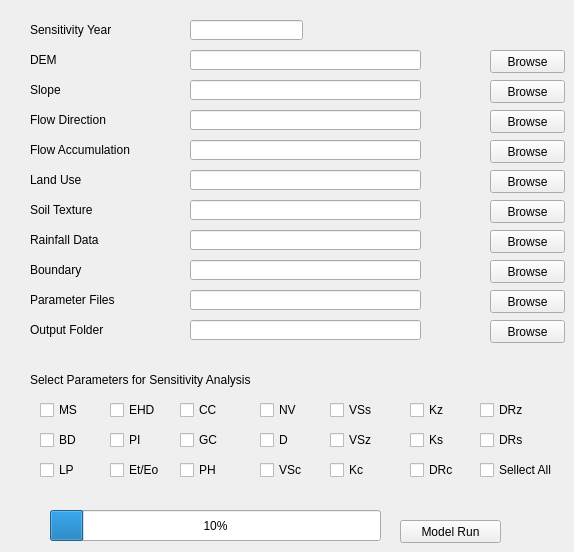
         <widget class="QWidget" name="Sensitivity">
          <attribute name="title">
           <string>Sensitivity</string>
          </attribute>
          <widget class="QLabel" name="LB_SA_1">
           <property name="geometry">
            <rect>
             <x>30</x>
             <y>50</y>
             <width>71</width>
             <height>20</height>
            </rect>
           </property>
           <property name="text">
            <string>DEM</string>
           </property>
          </widget>
          <widget class="QLabel" name="LB_SA_0">
           <property name="geometry">
            <rect>
             <x>30</x>
             <y>20</y>
             <width>141</width>
             <height>20</height>
            </rect>
           </property>
           <property name="text">
            <string>Sensitivity Year</string>
           </property>
          </widget>
          <widget class="QPushButton" name="PB_SA_MR">
           <property name="geometry">
            <rect>
             <x>400</x>
             <y>520</y>
             <width>101</width>
             <height>23</height>
            </rect>
           </property>
           <property name="text">
            <string>Model Run</string>
           </property>
          </widget>
          <widget class="QPushButton" name="PB_SA_2">
           <property name="geometry">
            <rect>
             <x>490</x>
             <y>80</y>
             <width>75</width>
             <height>23</height>
            </rect>
           </property>
           <property name="text">
            <string>Browse</string>
           </property>
          </widget>
          <widget class="QLineEdit" name="LE_SA_0">
           <property name="geometry">
            <rect>
             <x>190</x>
             <y>20</y>
             <width>113</width>
             <height>20</height>
            </rect>
           </property>
          </widget>
          <widget class="QLabel" name="LB_SA_2">
           <property name="geometry">
            <rect>
             <x>30</x>
             <y>80</y>
             <width>81</width>
             <height>20</height>
            </rect>
           </property>
           <property name="text">
            <string>Slope</string>
           </property>
          </widget>
          <widget class="QPushButton" name="PB_SA_1">
           <property name="geometry">
            <rect>
             <x>490</x>
             <y>50</y>
             <width>75</width>
             <height>23</height>
            </rect>
           </property>
           <property name="text">
            <string>Browse</string>
           </property>
          </widget>
          <widget class="QProgressBar" name="PG_SA">
           <property name="geometry">
            <rect>
             <x>50</x>
             <y>510</y>
             <width>331</width>
             <height>31</height>
            </rect>
           </property>
           <property name="value">
            <number>10</number>
           </property>
          </widget>
          <widget class="QLabel" name="LB_SA_11">
           <property name="geometry">
            <rect>
             <x>30</x>
             <y>370</y>
             <width>321</width>
             <height>20</height>
            </rect>
           </property>
           <property name="text">
            <string>Select Parameters for Sensitivity Analysis</string>
           </property>
          </widget>
          <widget class="QCheckBox" name="RB_SA_MS">
           <property name="geometry">
            <rect>
             <x>40</x>
             <y>400</y>
             <width>51</width>
             <height>20</height>
            </rect>
           </property>
           <property name="toolTip">
            <string>&lt;html&gt;&lt;head/&gt;&lt;body&gt;&lt;p&gt;Soil Moisture&lt;/p&gt;&lt;/body&gt;&lt;/html&gt;</string>
           </property>
           <property name="whatsThis">
            <string>&lt;html&gt;&lt;head/&gt;&lt;body&gt;&lt;p&gt;&lt;br/&gt;&lt;/p&gt;&lt;/body&gt;&lt;/html&gt;</string>
           </property>
           <property name="text">
            <string>MS</string>
           </property>
          </widget>
          <widget class="QCheckBox" name="RB_SA_BD">
           <property name="geometry">
            <rect>
             <x>40</x>
             <y>430</y>
             <width>61</width>
             <height>20</height>
            </rect>
           </property>
           <property name="toolTip">
            <string>&lt;html&gt;&lt;head/&gt;&lt;body&gt;&lt;p&gt;Bulk Density&lt;/p&gt;&lt;/body&gt;&lt;/html&gt;</string>
           </property>
           <property name="whatsThis">
            <string>&lt;html&gt;&lt;head/&gt;&lt;body&gt;&lt;p&gt;&lt;br/&gt;&lt;/p&gt;&lt;/body&gt;&lt;/html&gt;</string>
           </property>
           <property name="text">
            <string>BD</string>
           </property>
          </widget>
          <widget class="QCheckBox" name="RB_SA_LP">
           <property name="geometry">
            <rect>
             <x>40</x>
             <y>460</y>
             <width>51</width>
             <height>20</height>
            </rect>
           </property>
           <property name="toolTip">
            <string>&lt;html&gt;&lt;head/&gt;&lt;body&gt;&lt;p&gt;Lateral Permeability&lt;/p&gt;&lt;/body&gt;&lt;/html&gt;</string>
           </property>
           <property name="text">
            <string>LP</string>
           </property>
          </widget>
          <widget class="QCheckBox" name="RB_SA_EHD">
           <property name="geometry">
            <rect>
             <x>110</x>
             <y>400</y>
             <width>51</width>
             <height>20</height>
            </rect>
           </property>
           <property name="toolTip">
            <string>&lt;html&gt;&lt;head/&gt;&lt;body&gt;&lt;p&gt;Effective Hydraulic Depth&lt;/p&gt;&lt;/body&gt;&lt;/html&gt;</string>
           </property>
           <property name="text">
            <string>EHD</string>
           </property>
          </widget>
          <widget class="QCheckBox" name="RB_SA_PI">
           <property name="geometry">
            <rect>
             <x>110</x>
             <y>430</y>
             <width>51</width>
             <height>20</height>
            </rect>
           </property>
           <property name="toolTip">
            <string>&lt;html&gt;&lt;head/&gt;&lt;body&gt;&lt;p&gt;Permanent Interception&lt;/p&gt;&lt;/body&gt;&lt;/html&gt;</string>
           </property>
           <property name="text">
            <string>PI</string>
           </property>
          </widget>
          <widget class="QCheckBox" name="RB_SA_ETO">
           <property name="geometry">
            <rect>
             <x>110</x>
             <y>460</y>
             <width>51</width>
             <height>20</height>
            </rect>
           </property>
           <property name="toolTip">
            <string>&lt;html&gt;&lt;head/&gt;&lt;body&gt;&lt;p&gt;Ratio of actual to potential evapotranspiration&lt;/p&gt;&lt;/body&gt;&lt;/html&gt;</string>
           </property>
           <property name="text">
            <string>Et/Eo</string>
           </property>
          </widget>
          <widget class="QCheckBox" name="RB_SA_NV">
           <property name="geometry">
            <rect>
             <x>260</x>
             <y>400</y>
             <width>51</width>
             <height>20</height>
            </rect>
           </property>
           <property name="toolTip">
            <string>&lt;html&gt;&lt;head/&gt;&lt;body&gt;&lt;p&gt;Number of Stems per unit Area&lt;/p&gt;&lt;/body&gt;&lt;/html&gt;</string>
           </property>
           <property name="text">
            <string>NV</string>
           </property>
          </widget>
          <widget class="QCheckBox" name="RB_SA_D">
           <property name="geometry">
            <rect>
             <x>260</x>
             <y>430</y>
             <width>51</width>
             <height>20</height>
            </rect>
           </property>
           <property name="toolTip">
            <string>&lt;html&gt;&lt;head/&gt;&lt;body&gt;&lt;p&gt;Average plant diameter&lt;/p&gt;&lt;/body&gt;&lt;/html&gt;</string>
           </property>
           <property name="text">
            <string>D</string>
           </property>
          </widget>
          <widget class="QCheckBox" name="RB_SA_VSc">
           <property name="geometry">
            <rect>
             <x>260</x>
             <y>460</y>
             <width>51</width>
             <height>20</height>
            </rect>
           </property>
           <property name="toolTip">
            <string>&lt;html&gt;&lt;head/&gt;&lt;body&gt;&lt;p&gt;Setling velocity of clay&lt;/p&gt;&lt;/body&gt;&lt;/html&gt;</string>
           </property>
           <property name="text">
            <string>VSc</string>
           </property>
          </widget>
          <widget class="QCheckBox" name="RB_SA_GC">
           <property name="geometry">
            <rect>
             <x>180</x>
             <y>430</y>
             <width>61</width>
             <height>20</height>
            </rect>
           </property>
           <property name="toolTip">
            <string>&lt;html&gt;&lt;head/&gt;&lt;body&gt;&lt;p&gt;Ground Cover&lt;/p&gt;&lt;/body&gt;&lt;/html&gt;</string>
           </property>
           <property name="text">
            <string>GC</string>
           </property>
          </widget>
          <widget class="QCheckBox" name="RB_SA_PH">
           <property name="geometry">
            <rect>
             <x>180</x>
             <y>460</y>
             <width>71</width>
             <height>20</height>
            </rect>
           </property>
           <property name="toolTip">
            <string>&lt;html&gt;&lt;head/&gt;&lt;body&gt;&lt;p&gt;Plant Height&lt;/p&gt;&lt;/body&gt;&lt;/html&gt;</string>
           </property>
           <property name="text">
            <string>PH</string>
           </property>
          </widget>
          <widget class="QCheckBox" name="RB_SA_CC">
           <property name="geometry">
            <rect>
             <x>180</x>
             <y>400</y>
             <width>51</width>
             <height>20</height>
            </rect>
           </property>
           <property name="toolTip">
            <string>&lt;html&gt;&lt;head/&gt;&lt;body&gt;&lt;p&gt;Canopy Cover&lt;/p&gt;&lt;/body&gt;&lt;/html&gt;</string>
           </property>
           <property name="text">
            <string>CC</string>
           </property>
          </widget>
          <widget class="QCheckBox" name="RB_SA_Kc">
           <property name="geometry">
            <rect>
             <x>330</x>
             <y>460</y>
             <width>51</width>
             <height>20</height>
            </rect>
           </property>
           <property name="toolTip">
            <string>&lt;html&gt;&lt;head/&gt;&lt;body&gt;&lt;p&gt;Soil Detachability due to Raindrop for clay&lt;/p&gt;&lt;/body&gt;&lt;/html&gt;</string>
           </property>
           <property name="text">
            <string>Kc</string>
           </property>
          </widget>
          <widget class="QCheckBox" name="RB_SA_VSs">
           <property name="geometry">
            <rect>
             <x>330</x>
             <y>400</y>
             <width>61</width>
             <height>20</height>
            </rect>
           </property>
           <property name="toolTip">
            <string>&lt;html&gt;&lt;head/&gt;&lt;body&gt;&lt;p&gt;Setling velocity of sand&lt;/p&gt;&lt;/body&gt;&lt;/html&gt;</string>
           </property>
           <property name="text">
            <string>VSs</string>
           </property>
          </widget>
          <widget class="QCheckBox" name="RB_SA_Kz">
           <property name="geometry">
            <rect>
             <x>410</x>
             <y>400</y>
             <width>51</width>
             <height>20</height>
            </rect>
           </property>
           <property name="toolTip">
            <string>&lt;html&gt;&lt;head/&gt;&lt;body&gt;&lt;p&gt;Soil Detachability due to Raindrop for silt&lt;/p&gt;&lt;/body&gt;&lt;/html&gt;</string>
           </property>
           <property name="text">
            <string>Kz</string>
           </property>
          </widget>
          <widget class="QCheckBox" name="RB_SA_VSz">
           <property name="geometry">
            <rect>
             <x>330</x>
             <y>430</y>
             <width>51</width>
             <height>20</height>
            </rect>
           </property>
           <property name="toolTip">
            <string>&lt;html&gt;&lt;head/&gt;&lt;body&gt;&lt;p&gt;Setling velocity of clay&lt;/p&gt;&lt;/body&gt;&lt;/html&gt;</string>
           </property>
           <property name="text">
            <string>VSz</string>
           </property>
          </widget>
          <widget class="QCheckBox" name="RB_SA_all">
           <property name="geometry">
            <rect>
             <x>480</x>
             <y>460</y>
             <width>81</width>
             <height>20</height>
            </rect>
           </property>
           <property name="text">
            <string>Sellect All</string>
           </property>
          </widget>
          <widget class="QLabel" name="LB_SA_3">
           <property name="geometry">
            <rect>
             <x>30</x>
             <y>110</y>
             <width>111</width>
             <height>20</height>
            </rect>
           </property>
           <property name="text">
            <string>Flow Direction</string>
           </property>
          </widget>
          <widget class="QLabel" name="LB_SA_4">
           <property name="geometry">
            <rect>
             <x>30</x>
             <y>140</y>
             <width>151</width>
             <height>20</height>
            </rect>
           </property>
           <property name="text">
            <string>Flow Accumulation</string>
           </property>
          </widget>
          <widget class="QPushButton" name="PB_SA_4">
           <property name="geometry">
            <rect>
             <x>490</x>
             <y>140</y>
             <width>75</width>
             <height>23</height>
            </rect>
           </property>
           <property name="text">
            <string>Browse</string>
           </property>
          </widget>
          <widget class="QPushButton" name="PB_SA_3">
           <property name="geometry">
            <rect>
             <x>490</x>
             <y>110</y>
             <width>75</width>
             <height>23</height>
            </rect>
           </property>
           <property name="text">
            <string>Browse</string>
           </property>
          </widget>
          <widget class="QLabel" name="LB_SA_6">
           <property name="geometry">
            <rect>
             <x>30</x>
             <y>200</y>
             <width>101</width>
             <height>20</height>
            </rect>
           </property>
           <property name="text">
            <string>Soil Texture</string>
           </property>
          </widget>
          <widget class="QPushButton" name="PB_SA_6">
           <property name="geometry">
            <rect>
             <x>490</x>
             <y>200</y>
             <width>75</width>
             <height>23</height>
            </rect>
           </property>
           <property name="text">
            <string>Browse</string>
           </property>
          </widget>
          <widget class="QLabel" name="LB_SA_7">
           <property name="geometry">
            <rect>
             <x>30</x>
             <y>230</y>
             <width>111</width>
             <height>20</height>
            </rect>
           </property>
           <property name="text">
            <string>Rainfall Data</string>
           </property>
          </widget>
          <widget class="QPushButton" name="PB_SA_5">
           <property name="geometry">
            <rect>
             <x>490</x>
             <y>170</y>
             <width>75</width>
             <height>23</height>
            </rect>
           </property>
           <property name="text">
            <string>Browse</string>
           </property>
          </widget>
          <widget class="QLabel" name="LB_SA_8">
           <property name="geometry">
            <rect>
             <x>30</x>
             <y>260</y>
             <width>71</width>
             <height>20</height>
            </rect>
           </property>
           <property name="text">
            <string>Boundary</string>
           </property>
          </widget>
          <widget class="QPushButton" name="PB_SA_8">
           <property name="geometry">
            <rect>
             <x>490</x>
             <y>260</y>
             <width>75</width>
             <height>23</height>
            </rect>
           </property>
           <property name="text">
            <string>Browse</string>
           </property>
          </widget>
          <widget class="QLabel" name="LB_SA_9">
           <property name="geometry">
            <rect>
             <x>30</x>
             <y>290</y>
             <width>121</width>
             <height>20</height>
            </rect>
           </property>
           <property name="text">
            <string>Parameter Files</string>
           </property>
          </widget>
          <widget class="QPushButton" name="PB_SA_7">
           <property name="geometry">
            <rect>
             <x>490</x>
             <y>230</y>
             <width>75</width>
             <height>23</height>
            </rect>
           </property>
           <property name="text">
            <string>Browse</string>
           </property>
          </widget>
          <widget class="QPushButton" name="PB_SA_10">
           <property name="geometry">
            <rect>
             <x>490</x>
             <y>320</y>
             <width>75</width>
             <height>23</height>
            </rect>
           </property>
           <property name="text">
            <string>Browse</string>
           </property>
          </widget>
          <widget class="QPushButton" name="PB_SA_9">
           <property name="geometry">
            <rect>
             <x>490</x>
             <y>290</y>
             <width>75</width>
             <height>23</height>
            </rect>
           </property>
           <property name="text">
            <string>Browse</string>
           </property>
          </widget>
          <widget class="QLabel" name="LB_SA_5">
           <property name="geometry">
            <rect>
             <x>30</x>
             <y>170</y>
             <width>81</width>
             <height>20</height>
            </rect>
           </property>
           <property name="text">
            <string>Land Use</string>
           </property>
          </widget>
          <widget class="QLabel" name="LB_SA_10">
           <property name="geometry">
            <rect>
             <x>30</x>
             <y>320</y>
             <width>131</width>
             <height>20</height>
            </rect>
           </property>
           <property name="text">
            <string>Output Folder</string>
           </property>
          </widget>
          <widget class="QLineEdit" name="LE_SA_1">
           <property name="geometry">
            <rect>
             <x>190</x>
             <y>50</y>
             <width>231</width>
             <height>20</height>
            </rect>
           </property>
          </widget>
          <widget class="QLineEdit" name="LE_SA_2">
           <property name="geometry">
            <rect>
             <x>190</x>
             <y>80</y>
             <width>231</width>
             <height>20</height>
            </rect>
           </property>
          </widget>
          <widget class="QLineEdit" name="LE_SA_3">
           <property name="geometry">
            <rect>
             <x>190</x>
             <y>110</y>
             <width>231</width>
             <height>20</height>
            </rect>
           </property>
          </widget>
          <widget class="QLineEdit" name="LE_SA_4">
           <property name="geometry">
            <rect>
             <x>190</x>
             <y>140</y>
             <width>231</width>
             <height>20</height>
            </rect>
           </property>
          </widget>
          <widget class="QLineEdit" name="LE_SA_5">
           <property name="geometry">
            <rect>
             <x>190</x>
             <y>170</y>
             <width>231</width>
             <height>20</height>
            </rect>
           </property>
          </widget>
          <widget class="QLineEdit" name="LE_SA_6">
           <property name="geometry">
            <rect>
             <x>190</x>
             <y>200</y>
             <width>231</width>
             <height>20</height>
            </rect>
           </property>
          </widget>
          <widget class="QLineEdit" name="LE_SA_7">
           <property name="geometry">
            <rect>
             <x>190</x>
             <y>230</y>
             <width>231</width>
             <height>20</height>
            </rect>
           </property>
          </widget>
          <widget class="QLineEdit" name="LE_SA_8">
           <property name="geometry">
            <rect>
             <x>190</x>
             <y>260</y>
             <width>231</width>
             <height>20</height>
            </rect>
           </property>
          </widget>
          <widget class="QLineEdit" name="LE_SA_9">
           <property name="geometry">
            <rect>
             <x>190</x>
             <y>290</y>
             <width>231</width>
             <height>20</height>
            </rect>
           </property>
          </widget>
          <widget class="QLineEdit" name="LE_SA_10">
           <property name="geometry">
            <rect>
             <x>190</x>
             <y>320</y>
             <width>231</width>
             <height>20</height>
            </rect>
           </property>
          </widget>
          <widget class="QCheckBox" name="RB_SA_Ks">
           <property name="geometry">
            <rect>
             <x>410</x>
             <y>430</y>
             <width>51</width>
             <height>20</height>
            </rect>
           </property>
           <property name="toolTip">
            <string>&lt;html&gt;&lt;head/&gt;&lt;body&gt;&lt;p&gt;Soil Detachability due to Raindrop for Sand&lt;/p&gt;&lt;/body&gt;&lt;/html&gt;</string>
           </property>
           <property name="text">
            <string>Ks</string>
           </property>
          </widget>
          <widget class="QCheckBox" name="RB_SA_DRc">
           <property name="geometry">
            <rect>
             <x>410</x>
             <y>460</y>
             <width>51</width>
             <height>20</height>
            </rect>
           </property>
           <property name="toolTip">
            <string>&lt;html&gt;&lt;head/&gt;&lt;body&gt;&lt;p&gt;Soil Detachability due to Runoff for clay&lt;/p&gt;&lt;p&gt;&lt;br/&gt;&lt;/p&gt;&lt;/body&gt;&lt;/html&gt;</string>
           </property>
           <property name="text">
            <string>DRc</string>
           </property>
          </widget>
          <widget class="QCheckBox" name="RB_SA_DRz">
           <property name="geometry">
            <rect>
             <x>480</x>
             <y>400</y>
             <width>51</width>
             <height>20</height>
            </rect>
           </property>
           <property name="toolTip">
            <string>&lt;html&gt;&lt;head/&gt;&lt;body&gt;&lt;p&gt;Soil Detachability due to Runoff for silt&lt;/p&gt;&lt;/body&gt;&lt;/html&gt;</string>
           </property>
           <property name="text">
            <string>DRz</string>
           </property>
          </widget>
          <widget class="QCheckBox" name="RB_SA_DRs">
           <property name="geometry">
            <rect>
             <x>480</x>
             <y>430</y>
             <width>51</width>
             <height>20</height>
            </rect>
           </property>
           <property name="toolTip">
            <string>&lt;html&gt;&lt;head/&gt;&lt;body&gt;&lt;p&gt;Soil Detachability due to Runoff for sand&lt;/p&gt;&lt;/body&gt;&lt;/html&gt;</string>
           </property>
           <property name="text">
            <string>DRs</string>
           </property>
          </widget>
         </widget>
